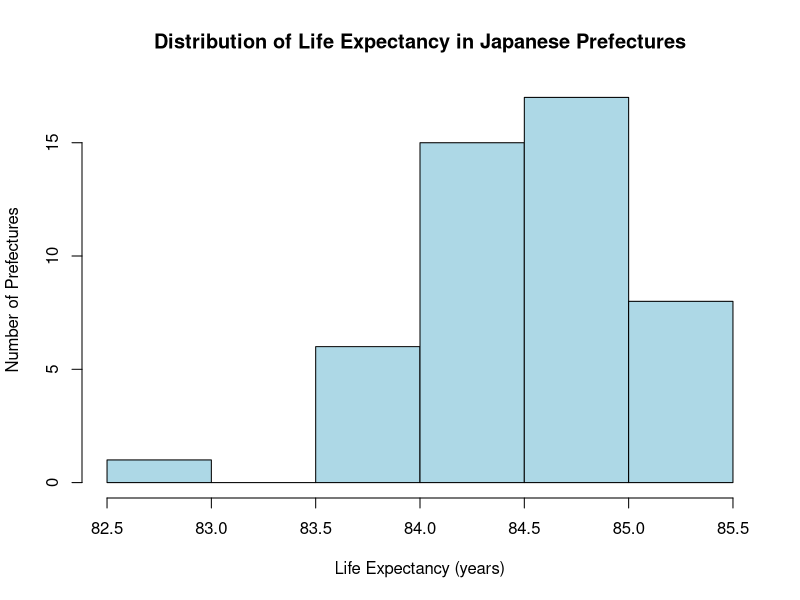
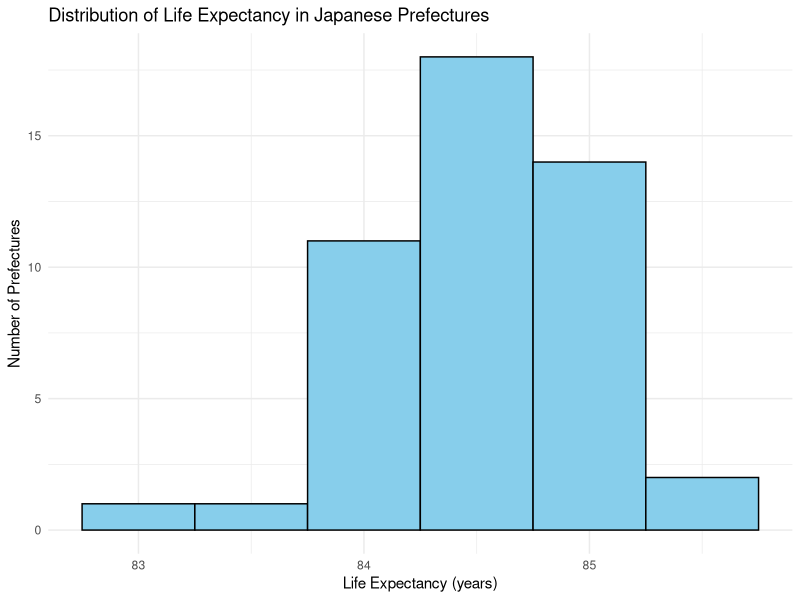
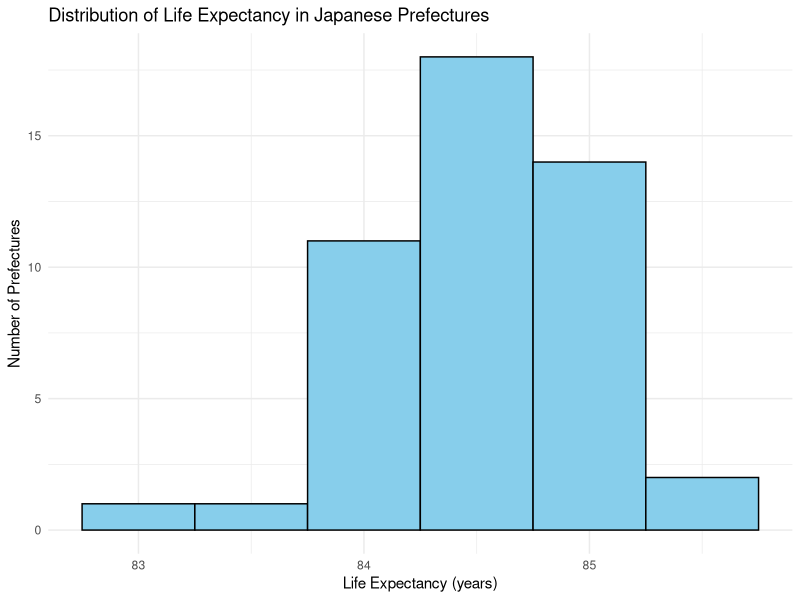

Reproduce these figures in R, in order.
# Load necessary libraries
library(ggplot2)

# Read the CSV file
data <- read.csv("Japan_life_expectancy.csv")

# Basic histogram with base R
hist(data$Life_expectancy, 
     main = "Distribution of Life Expectancy in Japanese Prefectures",
     xlab = "Life Expectancy (years)",
     ylab = "Number of Prefectures",
     col = "lightblue",
     border = "black")

# More advanced histogram with ggplot2
ggplot(data, aes(x = Life_expectancy)) +
  geom_histogram(binwidth = 0.5, fill = "skyblue", color = "black") +
  labs(title = "Distribution of Life Expectancy in Japanese Prefectures",
       x = "Life Expectancy (years)",
       y = "Number of Prefectures") +
  theme_minimal()

# Save the plot
ggsave("life_expectancy_histogram_r.png")